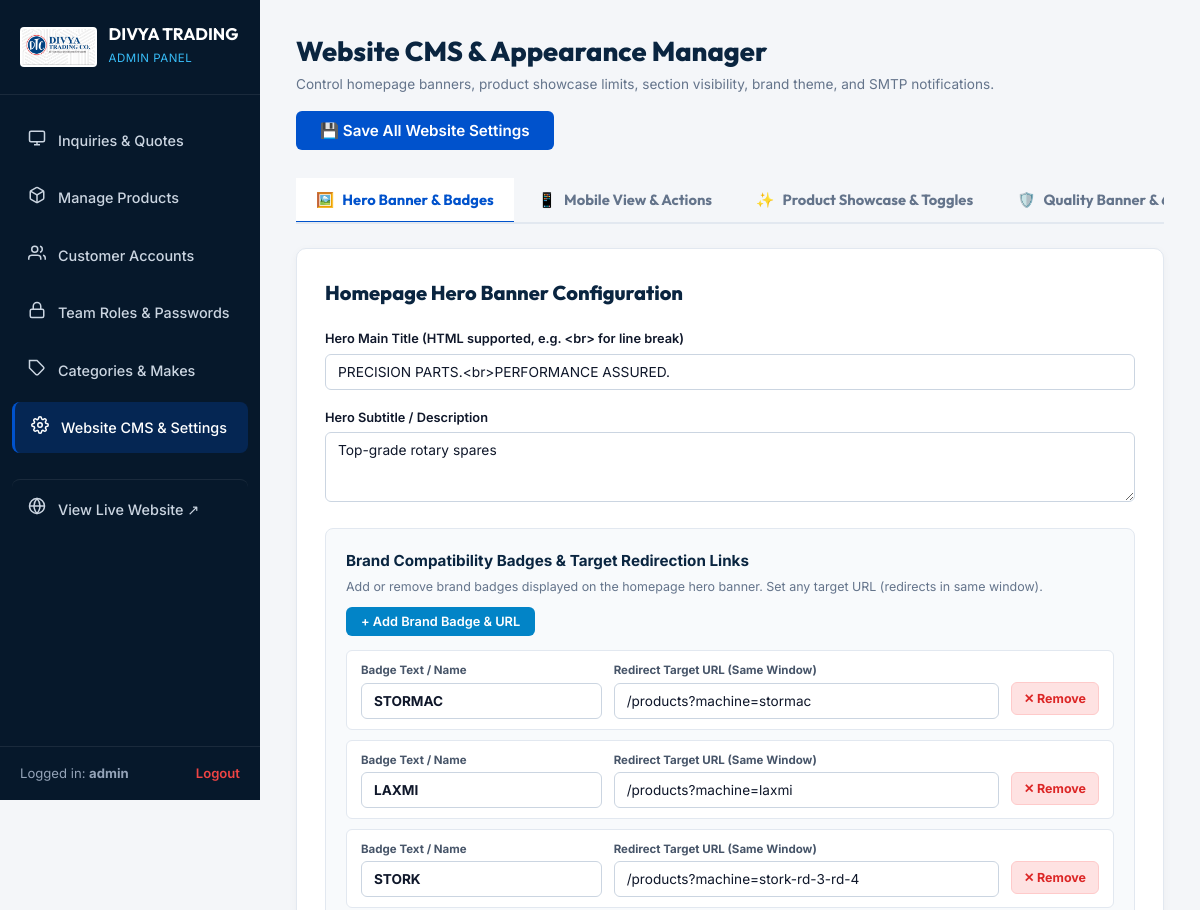
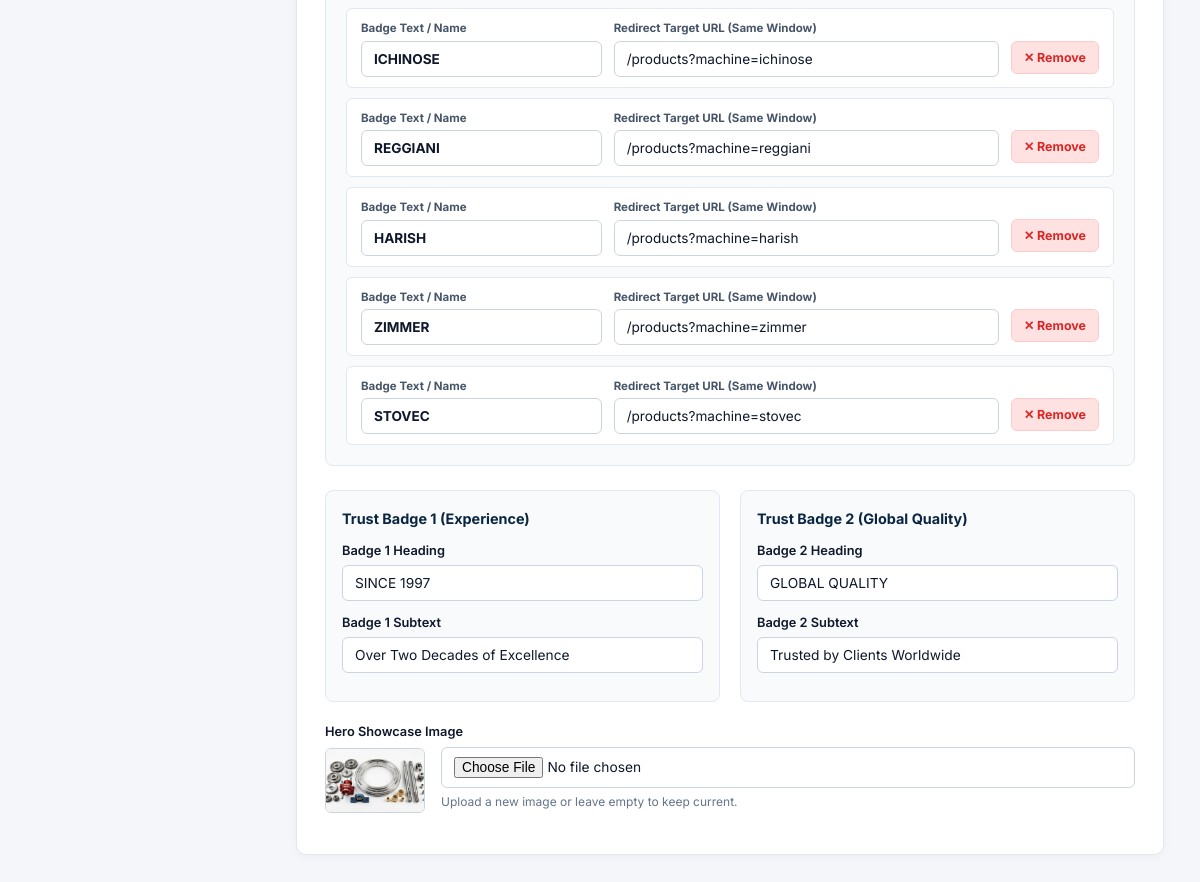
Page /admin/settings (signed in) on the committed database (2 pictures, top to bottom).
### models.py (models this page shows, shortened)
class SiteSetting(db.Model):
    __tablename__ = 'site_settings'
    id = db.Column(db.Integer, primary_key=True)
    key = db.Column(db.String(100), unique=True, nullable=False)
    value = db.Column(db.Text, nullable=True)
    description = db.Column(db.String(255), nullable=True)

class AdminUser(db.Model):
    __tablename__ = 'admin_users'
    id = db.Column(db.Integer, primary_key=True)
    username = db.Column(db.String(80), unique=True, nullable=False)
    email = db.Column(db.String(150), unique=True, nullable=False)
    password_hash = db.Column(db.String(255), nullable=False)
    view_password = db.Column(db.String(100), nullable=True)  # Viewable password hint for superadmin management
    role = db.Column(db.String(30), default='superadmin')  # 'superadmin', 'sales_manager', 'product_editor'
    is_active = db.Column(db.Boolean, default=True)
    created_at = db.Column(db.DateTime, default=datetime.utcnow)

### app.py (the view, shortened to what this page needs)
@app.route('/admin/settings', methods=['GET', 'POST'])
@admin_required
def admin_settings():
    settings_records = SiteSetting.query.all()
    settings = {s.key: s.value for s in settings_records}
    email_logs = list(reversed(EMAIL_ACTIVITY_LOGS[-30:]))
    why_choose_pillars = get_why_choose_pillars(settings)
    def get_val(key, default=''):
        if key in settings and settings[key] is not None:
            return settings[key]
        return default
    import json
    hero_badges_list = []
    hero_json = settings.get('hero_brands_json')
    if hero_json:
        try:
            hero_badges_list = json.loads(hero_json)
        except Exception:
            hero_badges_list = []
    if not hero_badges_list:
        raw_brands = settings.get('hero_brands', 'STORMAC, STORK, ICHINOSE, REGGIANI, HARISH, ZIMMER, STOVEC')
        for b in [x.strip() for x in raw_brands.split(',') if x.strip()]:
            matched_make = MachineMake.query.filter(MachineMake.name.ilike(f"%{b}%")).first()
            hero_badges_list.append({
                'name': b,
                'url': url_for('products', machine=matched_make.slug) if matched_make else url_for('products', q=b)
            })
    return render_template(
        'admin/settings.html',
        settings=settings,
        get_val=get_val,
        why_choose_pillars=why_choose_pillars,
        email_logs=email_logs,
        hero_badges_list=hero_badges_list
    )

### templates/admin/settings.html (shortened to what this page needs)
<!DOCTYPE html>
<html lang="en">
<head>
  <link rel="stylesheet" href="{{ url_for('static', filename='css/admin.css') }}">
  <link rel="stylesheet" href="{{ url_for('static', filename='css/style.css') }}">
</head>
<body class="admin-body">
  <aside class="admin-sidebar" id="adminSidebar">
    <div class="sidebar-header">
      <img src="{{ site_settings.site_logo or url_for('static', filename='images/logo.png') }}" alt="DTC" class="sidebar-logo">
      <div class="sidebar-title">
        <h2>DIVYA TRADING</h2>
        <span>Admin Panel</span>
      </div>
    </div>
    <nav class="sidebar-nav">
      <a href="{{ url_for('admin_dashboard') }}" class="sidebar-nav-item">
        <span class="nav-icon">
          <svg width="18" height="18" viewBox="0 0 24 24" fill="none" stroke="currentColor" stroke-width="2"><rect x="2" y="3" width="20" height="14" rx="2" ry="2"></rect><line x1="8" y1="21" x2="16" y2="21"></line><line x1="12" y1="17" x2="12" y2="21"></line></svg>
        </span>
        <span>Inquiries & Quotes</span>
      </a>
      <a href="{{ url_for('admin_products') }}" class="sidebar-nav-item">
        <span class="nav-icon">
        </span>
        <span>Manage Products</span>
      </a>
      <a href="{{ url_for('admin_customers') }}" class="sidebar-nav-item">
        <span class="nav-icon">
          <svg width="18" height="18" viewBox="0 0 24 24" fill="none" stroke="currentColor" stroke-width="2"><path d="M17 21v-2a4 4 0 0 0-4-4H5a4 4 0 0 0-4 4v2"></path><circle cx="9" cy="7" r="4"></circle><path d="M23 21v-2a4 4 0 0 0-3-3.87"></path><path d="M16 3.13a4 4 0 0 1 0 7.75"></path></svg>
        </span>
        <span>Customer Accounts</span>
      </a>
      <a href="{{ url_for('admin_users') }}" class="sidebar-nav-item">
        <span class="nav-icon">
          <svg width="18" height="18" viewBox="0 0 24 24" fill="none" stroke="currentColor" stroke-width="2"><rect x="3" y="11" width="18" height="11" rx="2" ry="2"></rect><path d="M7 11V7a5 5 0 0 1 10 0v4"></path></svg>
        </span>
        <span>Team Roles & Passwords</span>
      </a>
      <a href="{{ url_for('admin_categories') }}" class="sidebar-nav-item">
        <span class="nav-icon">
          <svg width="18" height="18" viewBox="0 0 24 24" fill="none" stroke="currentColor" stroke-width="2"><path d="M20.59 13.41l-7.17 7.17a2 2 0 0 1-2.83 0L2 12V2h10l8.59 8.59a2 2 0 0 1 0 2.82z"></path><line x1="7" y1="7" x2="7.01" y2="7"></line></svg>
        </span>
        <span>Categories & Makes</span>
      </a>
      <a href="{{ url_for('admin_settings') }}" class="sidebar-nav-item active">
        <span class="nav-icon">
        </span>
        <span>Website CMS & Settings</span>
      </a>
      <a href="{{ url_for('home') }}" target="_blank" class="sidebar-nav-item" style="margin-top: 20px; border-top: 1px solid rgba(255,255,255,0.08); padding-top: 14px;">
        <span class="nav-icon">
          <svg width="18" height="18" viewBox="0 0 24 24" fill="none" stroke="currentColor" stroke-width="2"><circle cx="12" cy="12" r="10"></circle><line x1="2" y1="12" x2="22" y2="12"></line><path d="M12 2a15.3 15.3 0 0 1 4 10 15.3 15.3 0 0 1-4 10 15.3 15.3 0 0 1-4-10 15.3 15.3 0 0 1 4-10z"></path></svg>
        </span>
        <span>View Live Website ↗</span>
      </a>
    </nav>
    <div class="sidebar-footer">
      <span>Logged in: <strong>{{ session.admin_username }}</strong></span>
      <a href="{{ url_for('admin_logout') }}">Logout</a>
    </div>
  </aside>
  <main class="admin-main">
    <div class="admin-top-bar">
      <div class="admin-page-title">
        <h1>Website CMS & Appearance Manager</h1>
        <p>Control homepage banners, product showcase limits, section visibility, brand theme, and SMTP notifications.</p>
      </div>
      <div class="admin-top-actions">
        <button type="submit" form="mainCmsForm" class="btn-admin-primary" style="padding: 10px 24px; font-size: 0.95rem;">
          <span>💾 Save All Website Settings</span>
        </button>
      </div>
    </div>
    <div class="cms-tabs-nav">
      <button type="button" class="cms-tab-btn active" onclick="switchCmsTab('tab-hero', this)">
        <span>🖼️</span> Hero Banner & Badges
      </button>
      <button type="button" class="cms-tab-btn" onclick="switchCmsTab('tab-mobile', this)">
        <span>📱</span> Mobile View & Actions
      </button>
      <button type="button" class="cms-tab-btn" onclick="switchCmsTab('tab-showcase', this)">
        <span>✨</span> Product Showcase & Toggles
      </button>
      <button type="button" class="cms-tab-btn" onclick="switchCmsTab('tab-quality', this)">
        <span>🛡️</span> Quality Banner & 6 Pillars
      </button>
    </div>
    <form id="mainCmsForm" action="{{ url_for('admin_settings') }}" method="POST" enctype="multipart/form-data">
      <div id="tab-hero" class="cms-tab-content active">
        <div class="admin-card" style="padding: 28px;">
          <h3 style="font-family: 'Outfit', sans-serif; font-size: 1.25rem; font-weight: 800; color: var(--admin-navy); margin-bottom: 20px;">
            Homepage Hero Banner Configuration
          </h3>
          <div class="form-group" style="margin-bottom: 18px;">
            <label class="form-label">Hero Main Title (HTML supported, e.g. &lt;br&gt; for line break)</label>
            <input type="text" name="hero_title" class="form-control" value="{{ get_val('hero_title', 'PRECISION PARTS.<br>PERFORMANCE ASSURED.') }}">
          </div>
          <div class="form-group" style="margin-bottom: 18px;">
            <label class="form-label">Hero Subtitle / Description</label>
            <textarea name="hero_subtitle" class="form-control" style="min-height: 70px;">{{ get_val('hero_subtitle', 'Manufacturer & Exporter of High Precision Spare Parts for Textile Printing & Processing Machines') }}</textarea>
          </div>
          <div style="background: #f8fafc; border: 1px solid var(--admin-border); border-radius: 8px; padding: 20px; margin-bottom: 24px;">
            <div style="display: flex; justify-content: space-between; align-items: center; margin-bottom: 14px; flex-wrap: wrap; gap: 10px;">
              <div>
                <h4 style="font-size: 0.95rem; font-weight: 700; color: var(--admin-navy); margin-bottom: 4px;">
                  Brand Compatibility Badges & Target Redirection Links
                </h4>
                <p style="font-size: 0.78rem; color: #64748b; margin: 0;">
                  Add or remove brand badges displayed on the homepage hero banner. Set any target URL (redirects in same window).
                </p>
              </div>
              <button type="button" onclick="addBadgeRow()" class="btn-admin-primary" style="font-size: 0.8rem; padding: 7px 15px; background: #0284c7;">
                + Add Brand Badge & URL
              </button>
            </div>
            <div id="badgesContainer" style="display: flex; flex-direction: column; gap: 10px;">
              {% for b in hero_badges_list %}
              <div class="badge-row" style="display: grid; grid-template-columns: 1fr 1.6fr auto; gap: 12px; align-items: center; background: white; padding: 10px 14px; border: 1px solid #e2e8f0; border-radius: 6px;">
                <div>
                  <label style="font-size: 0.72rem; font-weight: 700; color: #475569; display: block; margin-bottom: 3px;">Badge Text / Name</label>
                  <input type="text" name="hero_brand_name[]" class="form-control" value="{{ b.name }}" placeholder="e.g. STORMAC" required style="font-size: 0.85rem; font-weight: 700;">
                </div>
                <div>
                  <label style="font-size: 0.72rem; font-weight: 700; color: #475569; display: block; margin-bottom: 3px;">Redirect Target URL (Same Window)</label>
                  <input type="text" name="hero_brand_url[]" class="form-control" value="{{ b.url }}" placeholder="e.g. /products?machine=stormac" style="font-size: 0.85rem;">
                </div>
                <div style="padding-top: 18px;">
                  <button type="button" onclick="removeBadgeRow(this)" style="background: #fee2e2; color: #dc2626; border: 1px solid #fecaca; border-radius: 6px; padding: 8px 12px; cursor: pointer; font-size: 0.78rem; font-weight: 700; transition: all 0.2s;">
                    ✕ Remove
                  </button>
                </div>
              </div>
              {% endfor %}
            </div>
          </div>
          <div style="display: grid; grid-template-columns: 1fr 1fr; gap: 20px; margin-bottom: 20px;">
            <div style="background: #F8FAFC; border: 1px solid var(--admin-border); border-radius: 8px; padding: 16px;">
              <h4 style="font-size: 0.9rem; font-weight: 700; color: var(--admin-navy); margin-bottom: 10px;">Trust Badge 1 (Experience)</h4>
              <div class="form-group">
                <label class="form-label">Badge 1 Heading</label>
                <input type="text" name="trust_badge_1_title" class="form-control" value="{{ get_val('trust_badge_1_title', 'SINCE 1997') }}">
              </div>
              <div class="form-group">
                <label class="form-label">Badge 1 Subtext</label>
                <input type="text" name="trust_badge_1_desc" class="form-control" value="{{ get_val('trust_badge_1_desc', 'Over Two Decades of Excellence') }}">
              </div>
            </div>
            <div style="background: #F8FAFC; border: 1px solid var(--admin-border); border-radius: 8px; padding: 16px;">
              <h4 style="font-size: 0.9rem; font-weight: 700; color: var(--admin-navy); margin-bottom: 10px;">Trust Badge 2 (Global Quality)</h4>
              <div class="form-group">
                <label class="form-label">Badge 2 Heading</label>
                <input type="text" name="trust_badge_2_title" class="form-control" value="{{ get_val('trust_badge_2_title', 'GLOBAL QUALITY') }}">
              </div>
              <div class="form-group">
                <label class="form-label">Badge 2 Subtext</label>
                <input type="text" name="trust_badge_2_desc" class="form-control" value="{{ get_val('trust_badge_2_desc', 'Trusted by Clients Worldwide') }}">
              </div>
            </div>
          </div>
          <div class="form-group">
            <label class="form-label">Hero Showcase Image</label>
            <div style="display: flex; gap: 16px; align-items: center;">
              <img src="{{ settings.hero_image or url_for('static', filename='images/hero_parts.jpg') }}" alt="Hero Preview" style="width: 100px; height: 65px; object-fit: cover; border-radius: 6px; border: 1px solid #cbd5e1;">
              <div style="flex: 1;">
                <input type="file" name="hero_image_file" class="form-control" accept="image/*">
                <span style="font-size: 0.75rem; color: #64748b;">Upload a new image or leave empty to keep current.</span>
              </div>
            </div>
          </div>
        </div>
      </div>
    </form>
  </main>
</body>
</html>

### rows in the picture
SiteSetting: value (picture)
AdminUser: admin_username "admin"
SiteSetting: hero_title "PRECISION PARTS.<br>PERFORMANCE ASSURED."
SiteSetting: hero_subtitle "Top-grade rotary spares"
SiteSetting: trust_badge_1_title "SINCE 1997"
SiteSetting: trust_badge_1_desc "Over Two Decades of Excellence"
SiteSetting: trust_badge_2_title "GLOBAL QUALITY"
SiteSetting: trust_badge_2_desc "Trusted by Clients Worldwide"
SiteSetting: value (picture)
